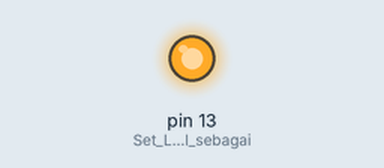
Simulated run of this sketch. Board: Arduino Uno, built with avr-gcc and run on an emulated ATmega328P. Shown: output pins drawn as LEDs (lit = HIGH).

Above: at 1.0 s.
At 2.93 s:
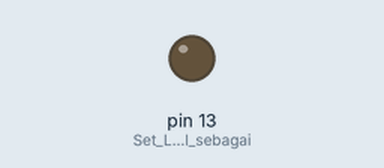
Timing chart, 0 to 6.7 s (numbered marks = the images above):
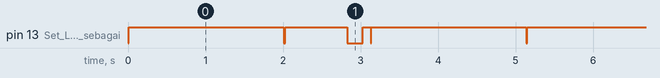

Measured:
- by itself, pin 13 (Set_LED_internal_sebagai): repeats every 5.1 s: LOW 0.02 s, HIGH 0.80 s, LOW 0.20 s, HIGH 0.10 s, 2 × (LOW 0.01 s, HIGH 2.0 s)
- by itself, everything shown: repeats every 5.1 s, in 6 steps

The sketch:

LampuPercobaanSempurna.ino
```cpp
void setup() {
  pinMode(LED_BUILTIN, OUTPUT);  // Set LED internal sebagai output
}

void loop() {
digitalWrite(LED_BUILTIN, LOW);   // Nyalakan LED (LOW karena LED internal aktif-low)
  delay(10);                      // Tunggu 1 detik
  digitalWrite(LED_BUILTIN, HIGH);  // Matikan LED
  delay(2000);                      // Tunggu 1 detik}
digitalWrite(LED_BUILTIN, LOW);   // Nyalakan LED (LOW karena LED internal aktif-low)
  delay(20);                      // Tunggu 1 detik
  digitalWrite(LED_BUILTIN, HIGH);  // Matikan LED
  delay(800);                      // Tunggu 1 detik
digitalWrite(LED_BUILTIN, LOW);   // Nyalakan LED (LOW karena LED internal aktif-low)
  delay(200);                      // Tunggu 1 detik
  digitalWrite(LED_BUILTIN, HIGH);  // Matikan LED
  delay(100);                      // Tunggu 1 detik}
digitalWrite(LED_BUILTIN, LOW);   // Nyalakan LED (LOW karena LED internal aktif-low)
  delay(10);                      // Tunggu 1 detik
  digitalWrite(LED_BUILTIN, HIGH);  // Matikan LED
  delay(2000);                      // Tunggu 1 detik}
  }
```
